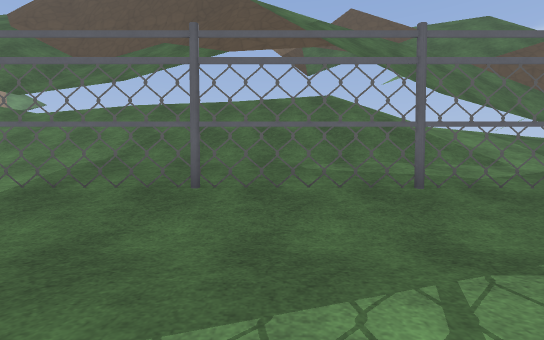
[1] (above)

18 first-person views from a walk through a Godot game level. The camera is 1.2 m above the floor, tilts 2° down and sees 90° across. The floor is counted in squares, 2 m on a side. Each view is taken from the middle of a square. On the plan, view 1 faces up. The plan holds only what a view shows up to about 9 squares ahead; the rest is blank. The place goes on beyond the plan. Some surface patterns are stand-ins.

[2]
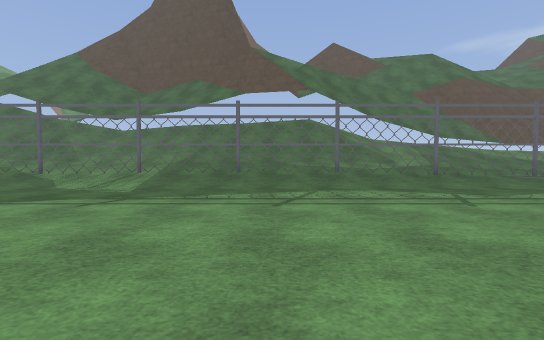

[3]
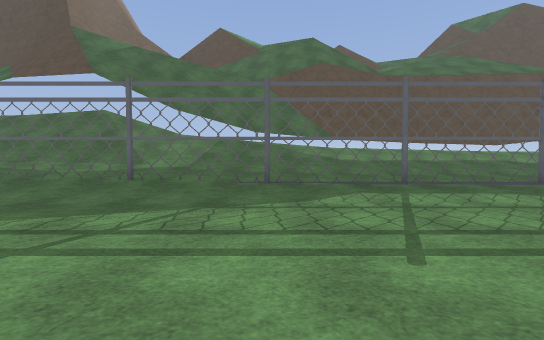

[4]
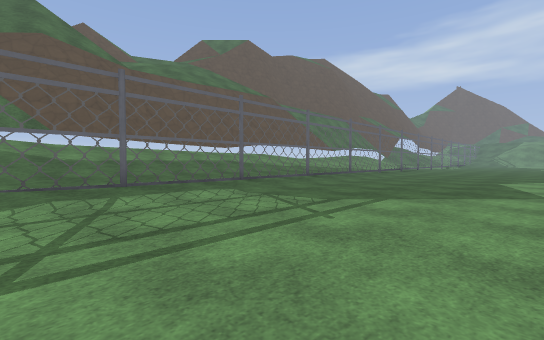

[5]
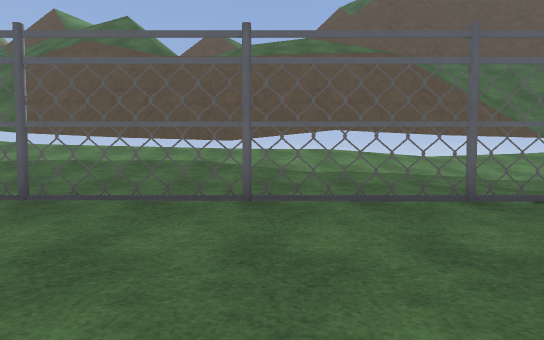

[6]
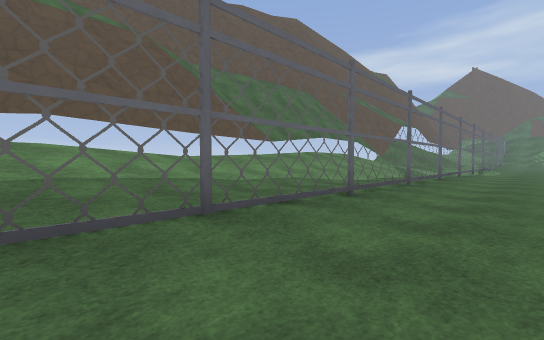

[7]
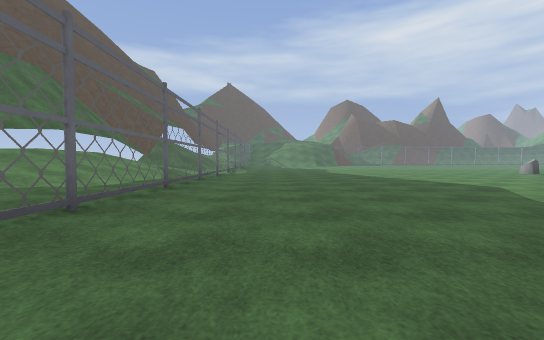

[8]
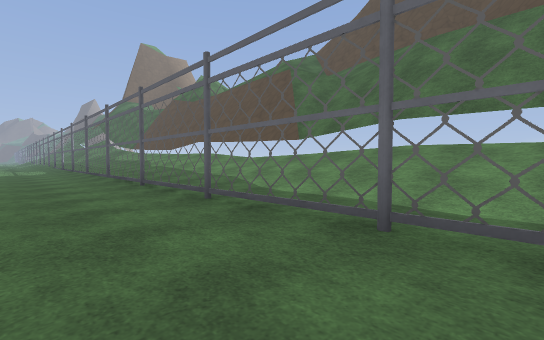

[9]
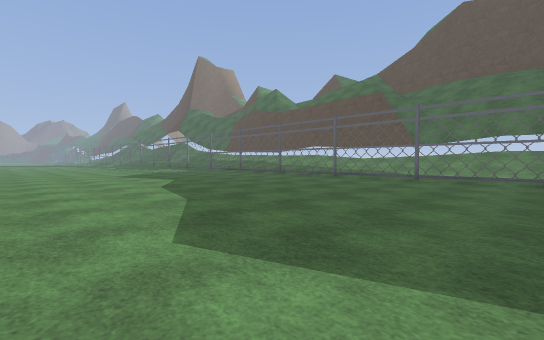

[10]
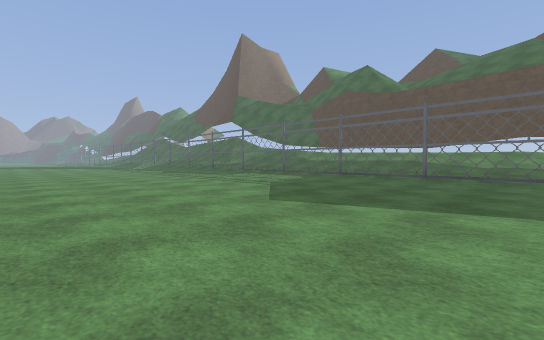

[11]
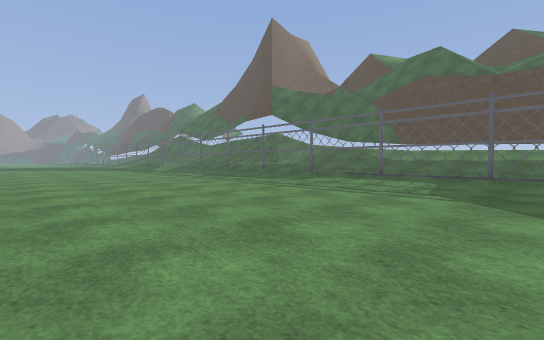

[12]
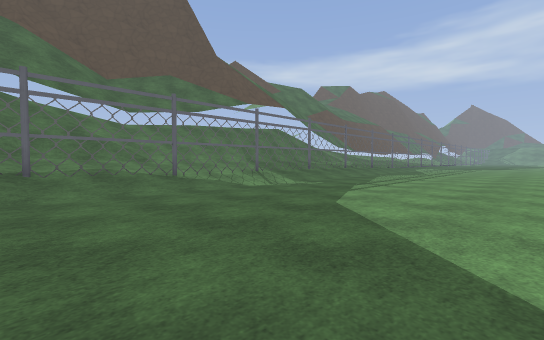

[13]
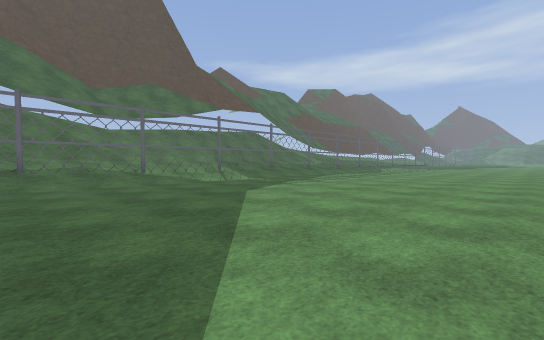

[14]
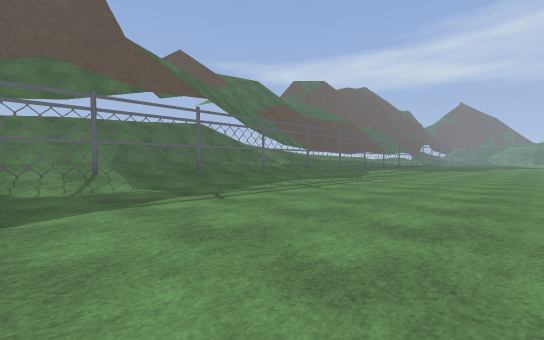

[15]
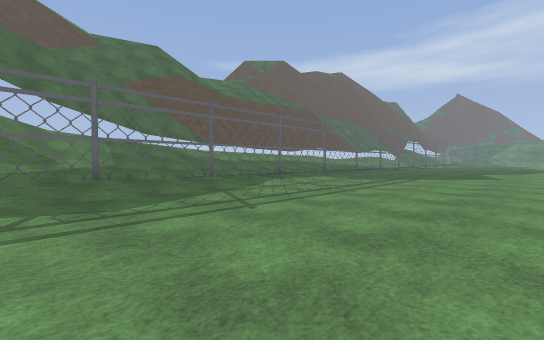

[16]
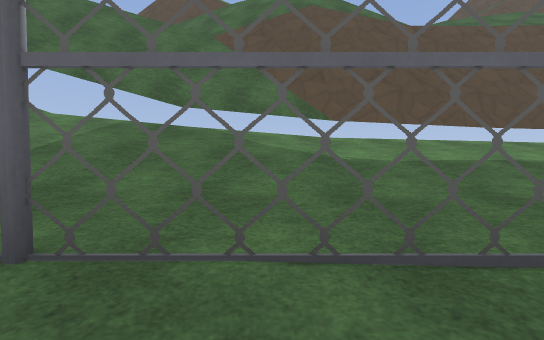

[17]
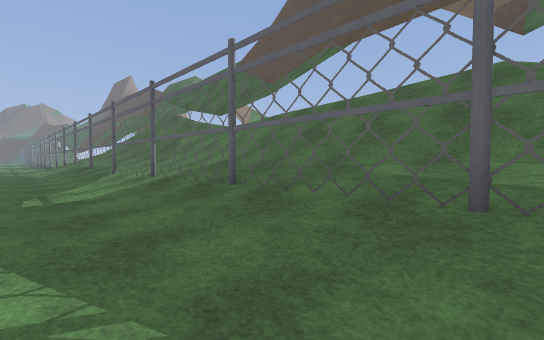

[18]
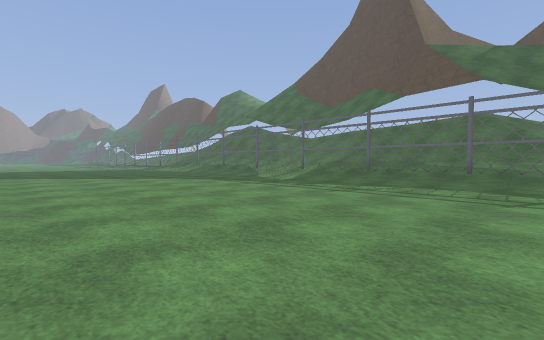

### Floor plan
Key: @ floor where view 1 was taken; # wall or solid block; x gap in a wall; . main floor; : floor 0.5 m higher than the main floor; + floor 0.75 m higher than the main floor; * floor 1.25 m higher than the main floor; % floor 1.5 m higher than the main floor; / step, stairs or slope; = window, fence, low wall or low ledge; v drop or lower ground; T thing the floor can be seen under or through.
Columns run from 9 left of view 1 to 26 right of it. Each row starts with its distance up from view 1.
 13           #/
 12          ##/                     ##
 11                ///     ////      /##
 10                //////  /////   // /#
  9          ///////#vvvvvvvvvvvv///////
  8          v///////vvvvvvvvvvvvv//////
  7    ====     x= ///#############/////
  6 ///////////////////%%%%*****++++////
  5 ///////////////////+++++++++:::::///
  4 /+++++++++++++++++::::::::::........
  3 =====v=v=v=v=vvvvvTTTTTTTTTTTTTTTTTT
  2 ....................................
  1 ....................................
  0 .........@..........................
 -1 ....................................
 -2 ....................................
 -3 ....................................
 -4 ....................................
 -5 ....................................

Positions as (right, up) in squares from view 1, and headings:
1: (0, 0), facing up
2: (0, -4), facing up
3: (7, -2), facing up
4: (8, -2), facing up-right
5: (15, 0), facing up
6: (16, 1), facing up-right
7: (17, 1), facing right
8: (26, 1), facing up-left
9: (25, -5), facing up-left
10: (17, -5), facing up-left
11: (13, -5), facing up-left
12: (-9, -3), facing up-right
13: (-9, -5), facing up-right
14: (-5, -4), facing up-right
15: (3, -3), facing up-right
16: (8, 2), facing up
17: (2, 1), facing up-left
18: (3, -5), facing up-left
